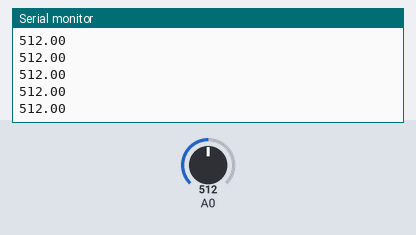
This sketch was run on a simulated Arduino Uno, built with avr-gcc and run on an emulated ATmega328P. On the bench: the last lines printed to the serial monitor. The test bench sets the inputs (shaded band); at power-on: A0 = 512.

Above: at 1.2 s.
1.3 s: A0 set to 716
At 2.4 s:
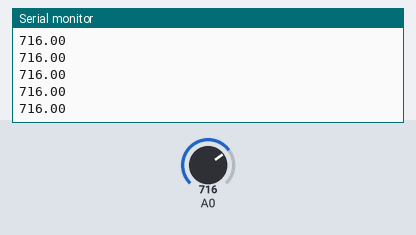
2.8 s: A0 set to 900
At 3.8 s:
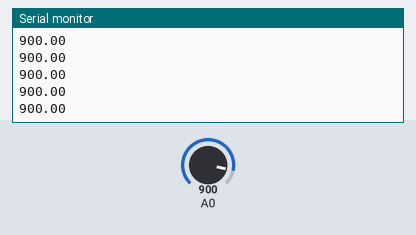
Timing chart, 0 to 5.8 s (numbered marks = the images above; inputs shaded):
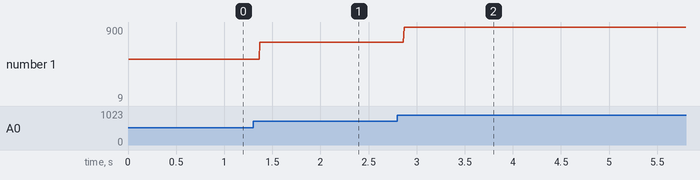

The sketch:

microphone.ino
```cpp
void setup() {
  Serial.begin(9600);
  Serial.println("Start");
}

void loop() {
  float microValue = analogRead(A0);
  float voltage = microValue;
  // print out the value you read:
  Serial.println(voltage);
}
```

Measured:
- after the input at 1.3 s, the serial monitor: prints a new line after 0.07 s (image 1)
- after the input at 2.8 s, the serial monitor: prints a new line after 0.07 s (image 2)
- plotted number 1: 512 → 716 after the input at 1.3 s, 716 → 9 after the input at 2.8 s
